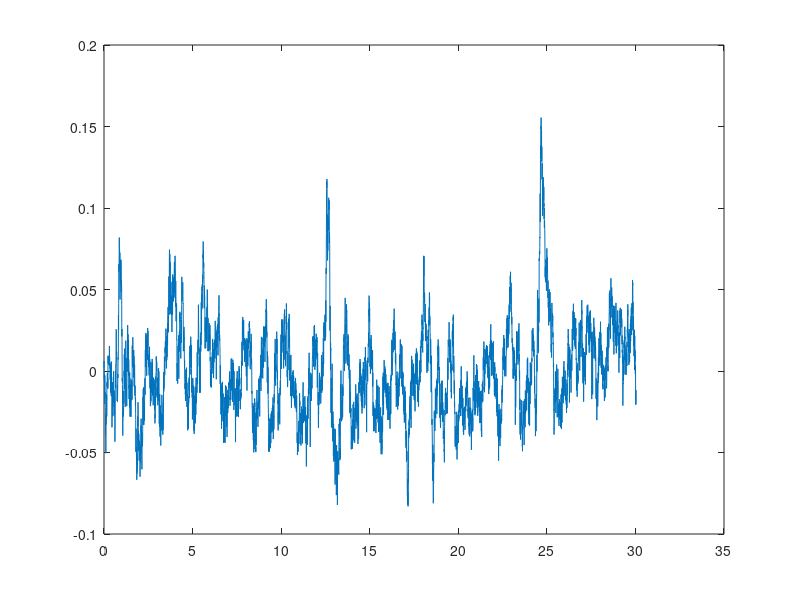

MATLAB code for this plot: (Note: this script raises an error after producing the figure.)
load('EEGdata_assignment4.mat');

%Input Time-Domain Waveform Plot
n = 0:(length(EEGa4)-1);
t = n/Fs;
figure
plot(t,EEGa4)

%Magnitude and Phase spectra of the Input Waveform
[M,ph,f] = fourier_dt(EEGa4,Fs,'half');
figure
plot(f,M)

%Output Time-Domain with Filter against Input Time-Domain
y = filter(Hd_EEG_IIR,EEGa4);
figure
plot(t,y)
hold on
plot(t,EEGa4)
shg

%Magnitude and Phase spectra of Output Waveform
[My,phy,fy] = fourier_dt(y,Fs,'half');
figure
plot(fy,My)
hold on
plot(f,M)
shg